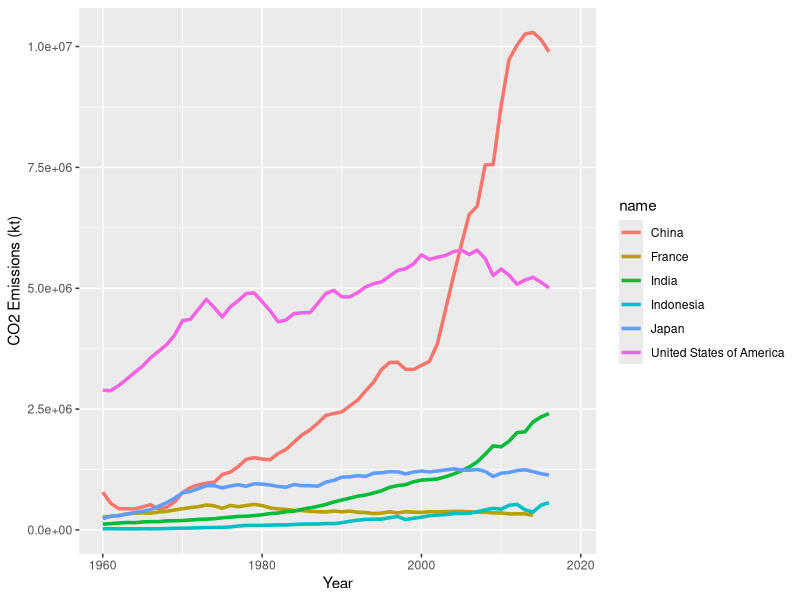
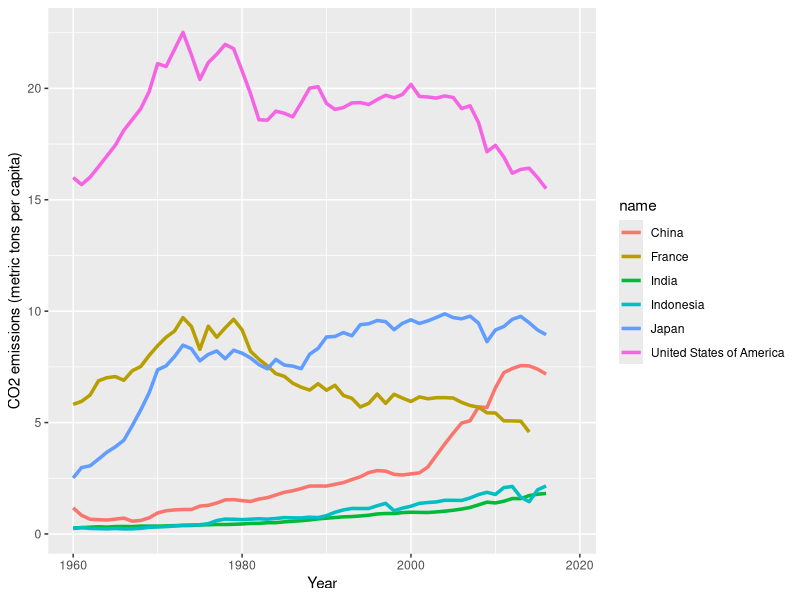
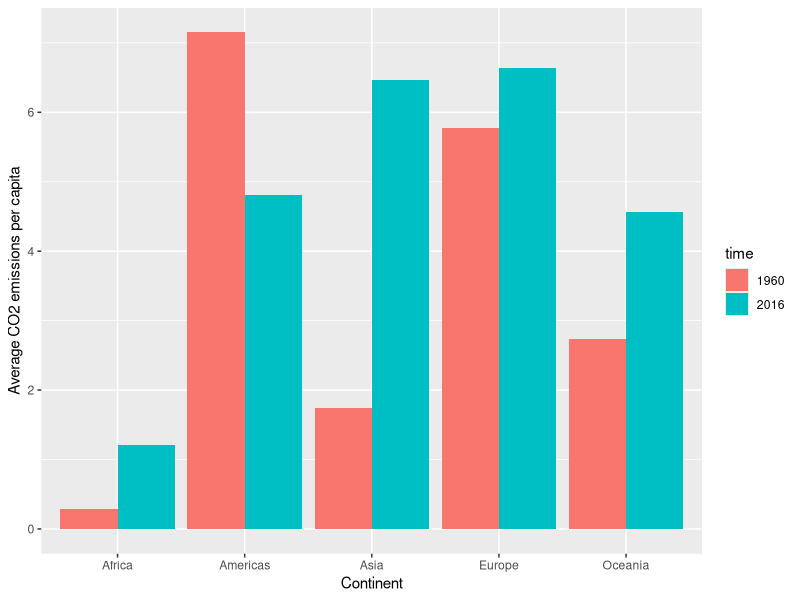
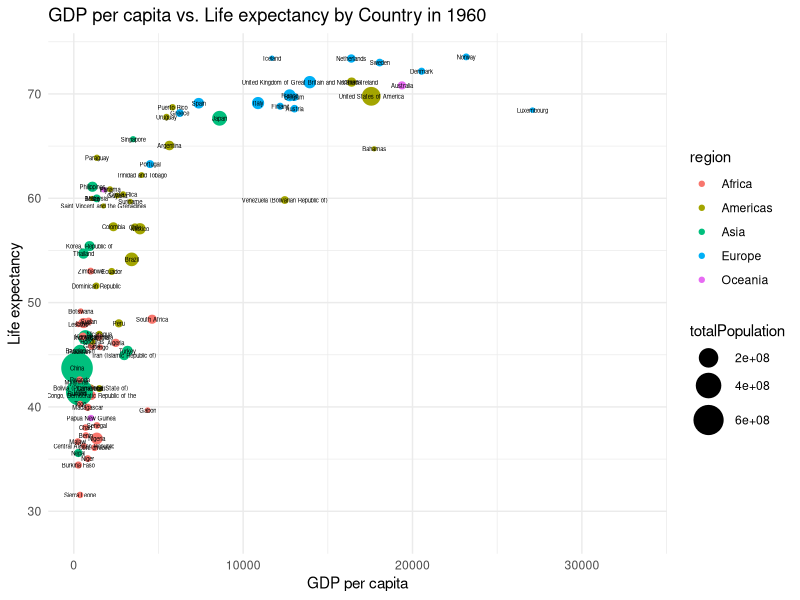
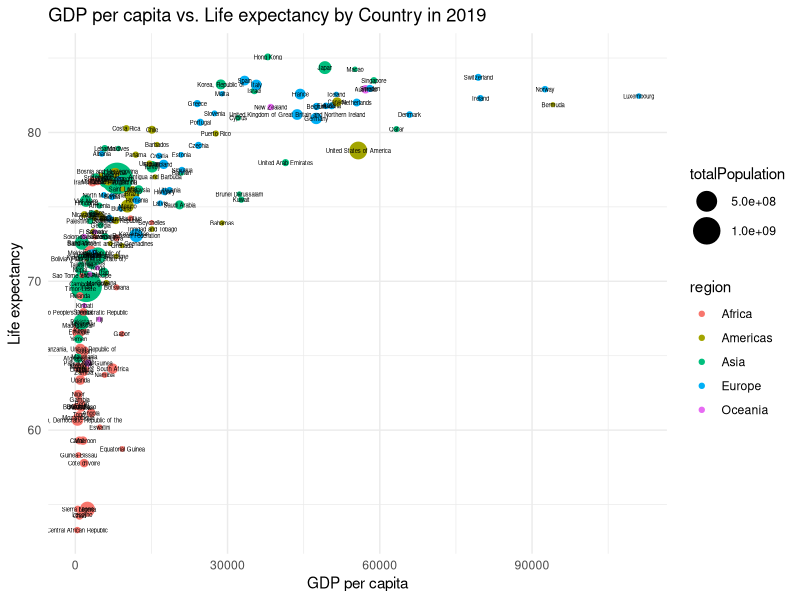
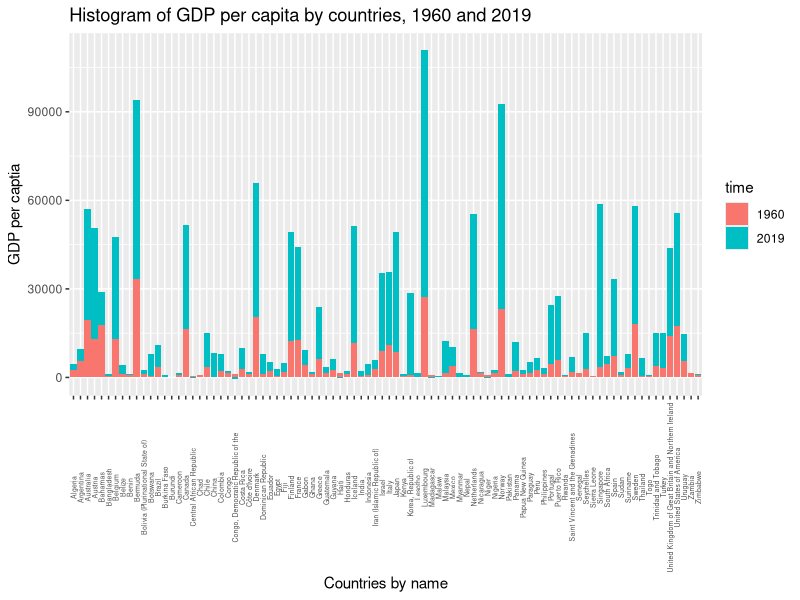

Write the R code that produced these figures, in order.
dataset <- read.delim("gapminder.csv", header = TRUE)
    
cat("There are", nrow(dataset), "rows and", ncol(dataset), "columns.\n")
head(dataset)

length(unique(dataset$iso3))
length(unique(dataset$iso2))
length(unique(dataset$name))


compare <- function(col1, col2) {
    result <- data.frame(find = unique(dataset[, col1]),
                         count = integer(length(unique(dataset[, col1]))))
    for (i in 1:nrow(result)) {
        result[i, "count"] = 
            length(unique(subset(dataset, dataset[, col1] == result[i, "find"],
                                 select = col2))[, 1])
    }
    print(result)
    result
}

compare1 <- compare("iso2", "name")
print(unique(compare1$count))
print(unique(dataset[dataset$iso2 == compare1[compare1$count != 1, ]$find, ]$name))

compare2 <- compare("name", "iso3")
print(unique(compare2$count))
print(unique(dataset[dataset$name == compare2[compare2$count != 1, ]$find, ]$iso3))

cat("Year max: ", max(dataset$time, na.rm = TRUE))
cat("Year min: ", min(dataset$time, na.rm = TRUE))

library(dplyr)

missing_co2 <- dataset %>%
    group_by(time) %>%
    summarise(missing = sum(is.na(co2))) %>%
    arrange(desc(missing))

missing_co2_PC <- dataset %>%
    group_by(time) %>%
    summarise(missing = sum(is.na(co2_PC))) %>%
    arrange(desc(missing))

print(missing_co2)
print(missing_co2_PC)

library(dplyr)
library(ggplot2)

subset_data <- subset(dataset,
                      name %in% c("United States of America", "China", "India",
                                  "France", "Japan", "Indonesia"))

ggplot(subset_data, aes(x = time, y = co2, group = name, color = name)) +
    geom_line(size = 1.2) +
    labs(x = "Year", y = "CO2 Emissions (kt)") +
    scale_x_continuous(limits = c(1960, 2019))

ggplot(subset_data, aes(x = time, y = co2_PC, group = name, color = name)) +
    geom_line(size = 1.2) +
    labs(x = "Year", y = "CO2 emissions (metric tons per capita)") +
    scale_x_continuous(limits = c(1960, 2019))


library(tidyr)

avg_co2_pc_by_year_region <- dataset %>% 
    group_by(time, region) %>% 
    filter(name != "") %>% 
    summarize(mean_co2_pc = mean(co2_PC, na.rm = TRUE)) 
wide_avg_co2_pc_by_year_region <- 
    spread(avg_co2_pc_by_year_region, key = region, value = mean_co2_pc) %>%
    select(-V1)
print(wide_avg_co2_pc_by_year_region)

# wide_avg_co2_pc_by_year_region <- wide_avg_co2_pc_by_year_region %>%
#    filter(time %in% c(1960, 2016))
# wide_avg_co2_pc_by_year_region <-
#     as.data.frame(t(wide_avg_co2_pc_by_year_region))[-1, ]
# colnames(wide_avg_co2_pc_by_year_region) = c("1960", "2016")
# print(wide_avg_co2_pc_by_year_region)

# require(reshape2)
# wide_avg_co2_pc_by_year_region <- melt(wide_avg_co2_pc_by_year_region, id = "time")

avg_co2_pc_by_year_region <- avg_co2_pc_by_year_region %>%
    filter(time %in% c(1960, 2016)) %>%
    ungroup()
# avg_co2_pc_by_year_region <- melt(avg_co2_pc_by_year_region, id = "time")
avg_co2_pc_by_year_region$time <- as.character(avg_co2_pc_by_year_region$time)

ggplot(avg_co2_pc_by_year_region,
    aes(x = region, y = mean_co2_pc, fill = time)) +
    geom_bar(stat = "identity", position = "dodge") +
    labs(x = "Continent", y = "Average CO2 emissions per capita")

emitters <- dataset %>%
    group_by(region) %>%
    filter(time == 2016 & region != "") %>%
    filter(!is.na(co2_PC)) %>%
    select("name", "co2_PC")
    
largest_emitters <- emitters %>% arrange(desc(co2_PC)) %>% slice(1:3)
print(largest_emitters)
smallest_emitters <- emitters %>% arrange(co2_PC) %>% slice(1:3)
print(smallest_emitters)

# PART 4

data_1960 <- subset(dataset, time == 1960)
data_1960 <- data_1960[data_1960$region != "", ]

ggplot(data_1960, aes(x = GDP_PC, y = lifeExpectancy)) +
    geom_point(aes(size = totalPopulation, color = region)) +
    scale_size_continuous(range = c(1, 10)) +
    labs(x = "GDP per capita", y = "Life expectancy") +
    theme_minimal() +
    geom_text(aes(label = name), size = 1.5) + 
    ggtitle("GDP per capita vs. Life expectancy by Country in 1960")

data_2019 <- subset(dataset, time == 2019)
data_2019 <- data_2019[data_2019$region != "", ]

ggplot(data_2019, aes(x = GDP_PC, y = lifeExpectancy)) +
    geom_point(aes(size = totalPopulation, color = region)) +
    scale_size_continuous(range = c(1, 10)) +
    labs(x = "GDP per capita", y = "Life expectancy") +
    theme_minimal() +
    geom_text(aes(label = name), size = 1.5) + 
    ggtitle("GDP per capita vs. Life expectancy by Country in 2019")


my_data <- subset(dataset, select = c("region", "time", "lifeExpectancy"))

avg_life_expectancy <- aggregate(lifeExpectancy ~ region + time,
                                 data = my_data, FUN = mean)

regions <- unique(avg_life_expectancy$region)
avg_life_expectancy <- 
    data.frame(region = regions, avg_life_1960 =
        avg_life_expectancy[avg_life_expectancy$time == 1960, ]$lifeExpectancy,
        avg_life_2019 = 
        avg_life_expectancy[avg_life_expectancy$time == 2019, ]$lifeExpectancy)

print(avg_life_expectancy)

average_LE_growth_raw <- dataset[dataset$region != "", ] %>%
    group_by(region, time) %>%
    summarize(avg_life_expectancy = mean(lifeExpectancy, na.rm = TRUE)) %>%
    ungroup()

average_LE_growth_raw <- average_LE_growth_raw[complete.cases(average_LE_growth_raw),]

average_LE_growth <- data.frame(time = unique(average_LE_growth_raw$time))

for (i in unique(average_LE_growth_raw$region)) {
    tmp <- average_LE_growth_raw %>%
        filter(region == i) %>%
        mutate(prev = lag(avg_life_expectancy), growth = avg_life_expectancy - prev) %>%
        select(time, growth) %>%
        rename(!!paste("growth", i)  := growth)
#    print(tmp)
    average_LE_growth <- merge(average_LE_growth, tmp, by = "time")
}

print(average_LE_growth)

gdp_pc_data <- dataset %>%
    select(name, GDP_PC, time) %>%
    filter(time %in% c(1960, 2019), name != "") %>%
    group_by(name) %>%
    filter(!any(is.na(`GDP_PC`)), 1960 %in% time & 2019 %in% time) %>%
    ungroup()

 #   select(iso2, GDP_PC, time) %>%
 #   group_by(iso2)#%>%
 #    %>%
 #   spread(key = time, value = GDP_PC) %>%
 #   filter(!is.na(`1960`) | !is.na(`2019`))

gdp_pc_data$time = as.character(gdp_pc_data$time)
gdp_pc_data[gdp_pc_data$time == 2019, ]$GDP_PC = gdp_pc_data[gdp_pc_data$time == 2019, ]$GDP_PC -
    gdp_pc_data[gdp_pc_data$time == 1960, ]$GDP_PC

ggplot(data = gdp_pc_data, aes(x = `name`, y = `GDP_PC`, fill = `time`)) +
    geom_bar(stat="identity") +
    geom_col(position = position_stack(reverse = TRUE)) + 
    xlab("Countries by name") +
    ylab("GDP per captia") +
    ggtitle("Histogram of GDP per capita by countries, 1960 and 2019") +
    theme(axis.text.x = element_text(angle = 90, vjust = 0.5, size = 5))

rank_1960 <- dataset %>% 
    filter(time == 1960, name != "", lifeExpectancy != "") %>% 
    mutate(rank = rank(-lifeExpectancy)) %>%
    select("iso2", rank)

cat("The rank of LE of USA in the world in 1960 is", 
    rank_1960[rank_1960$iso2 == "US", ]$rank, "\n")

rank_2019 <- dataset %>% 
    filter(time == 2019, iso3 != "", lifeExpectancy != "") %>% 
    mutate(rank = rank(-lifeExpectancy)) %>%
    select("iso2", rank)

cat("The rank of LE of USA in the world in 2019 is", 
    rank_2019[rank_2019$iso2 == "US", ]$rank, "\n")

cat("The relative rank of LE of USA in the world in 1960 is", 
    rank_1960[rank_1960$iso2 == "US", ]$rank / nrow(rank_1960), "\n")

cat("The relative rank of LE of USA in the world in 2019 is", 
    rank_2019[rank_2019$iso2 == "US", ]$rank / nrow(rank_2019), "\n")
       